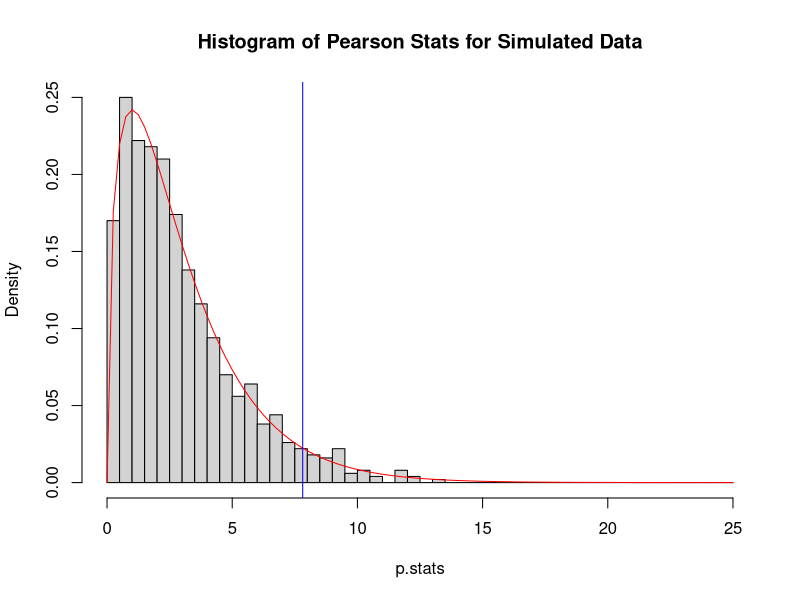
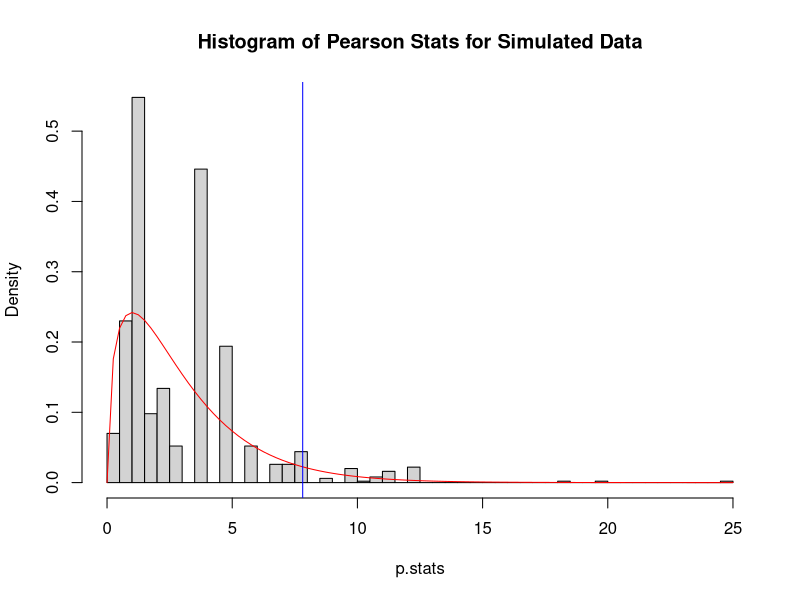
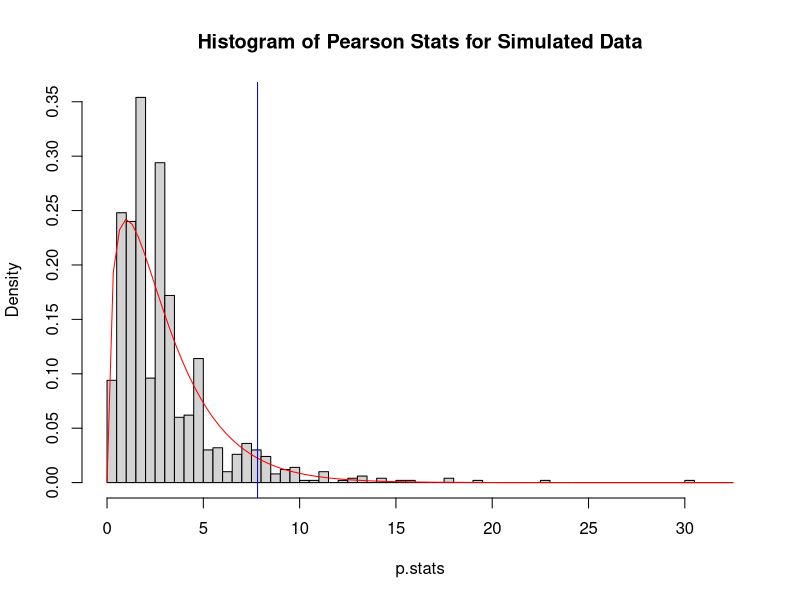
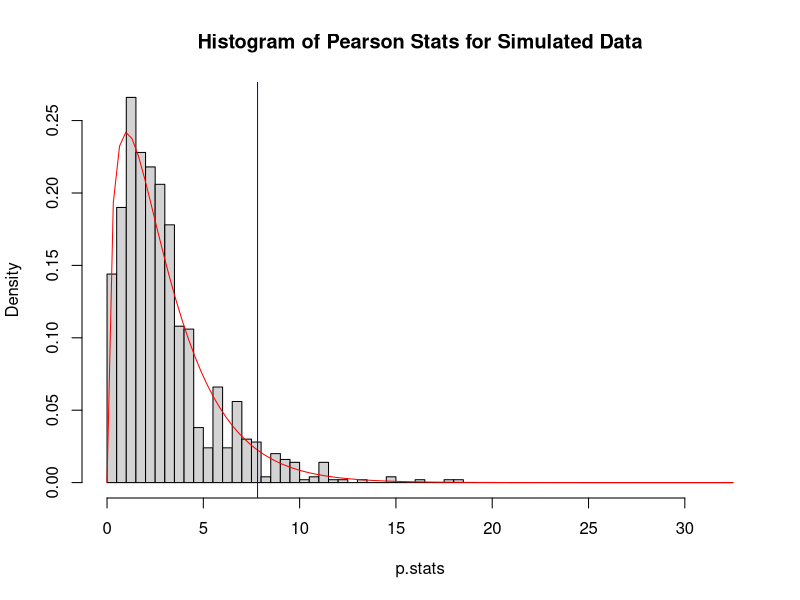
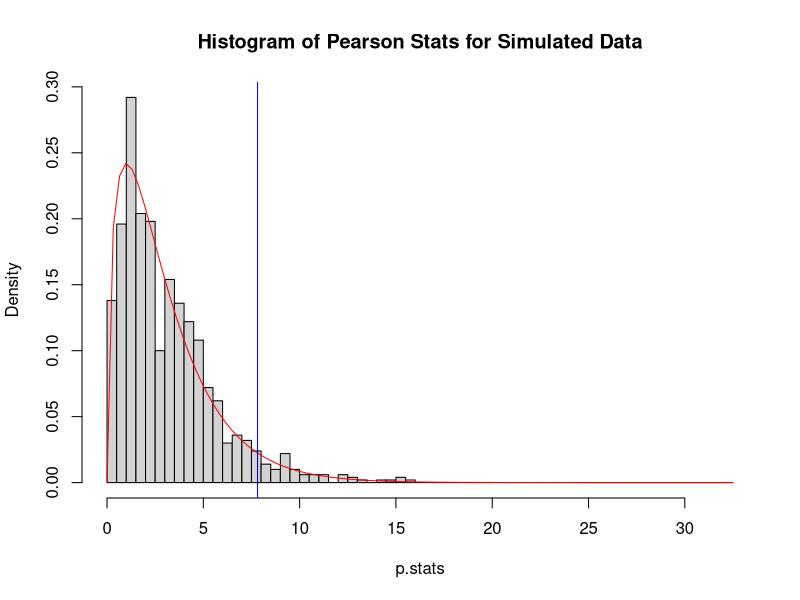

Generate these figures, in order, with R:
## ---- chunk 1
knitr::opts_chunk$set(echo = TRUE)
## ---- chunk 2
pearson <- function(counts){chisq.test(x=counts, p=c(9,3,3,1)/16, correct=FALSE)$statistic}

samp.size <- 1611
set.seed(123)
rcount <- rmultinom(n=1000, size=samp.size, prob=c(9,3,3,1)/16)
p.stats <- apply(X=rcount, MARGIN=2, FUN=pearson)
summary(p.stats)
hist(x=p.stats, breaks=c(0:50)/2, freq=FALSE, main="Histogram of Pearson Stats for Simulated Data")
curve(expr=dchisq(x=x, df=3), add=TRUE, col="red")

# Add line at the 0.05 critical value of chi-squared(3)
abline(v=qchisq(0.95, df=3), col="blue")
## ---- chunk 3
n <- 10
probs <- c(9,3,3,1)/16
n*probs -> counts10
list10 <- as.list(counts10)
names(list10) <- c("Tall cut-Leaf", "Tall potato-leaf", "Dwarf cut-leaf", "Dwarf potato-leaf")
data.frame(list10)
## ---- chunk 4
samp.size <- 10
set.seed(123)
rcount <- rmultinom(n=1000, size=samp.size, prob=c(9,3,3,1)/16)
p.stats <- apply(X=rcount, MARGIN=2, FUN=pearson)
hist(x=p.stats, breaks=c(0:50)/2, freq=FALSE, main="Histogram of Pearson Stats for Simulated Data")
invisible(curve(expr=dchisq(x=x, df=3), add=TRUE, col="red"))
# Add line at the 0.05 critical value of chi-squared(3)
abline(v=qchisq(0.95, df=3), col="blue")
## ---- chunk 5
##Make a function which draws graphs for later use
probs <- c(9,3,3,1)/16

draw <- function(ss) {
  
n <- ss
n*probs -> counts
list <- as.list(counts)
names(list) <- c("Tall cut-Leaf", "Tall potato-leaf", "Dwarf cut-leaf", "Dwarf potato-leaf")
list
rcount <- rmultinom(n=1000, size=ss, prob=probs)
p.stats <- apply(X=rcount, MARGIN=2, FUN=pearson)
hist(x=p.stats, breaks=c(0:65)/2, freq=FALSE, main=paste0("Histogram of Pearson Stats for Simulated Data"))
curve(expr=dchisq(x=x, df=3), add=TRUE, col="red")
abline(v=qchisq(0.95, df=3), col="blue")
return(data.frame(list))

}
## ---- chunk 6
set.seed(123)
draw(20)
## ---- chunk 7
set.seed(123)
draw(40)
## ---- chunk 8
set.seed(123)
draw(80)
